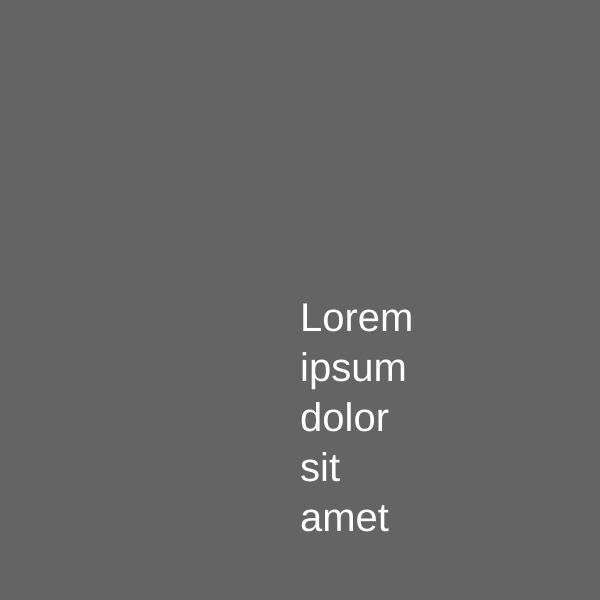
Frame 1 (no input)
Frame 60 (no input): blank canvas, image omitted
Frame 120 (the mouse pressed at the canvas centre since frame 60): blank canvas, image omitted

The p5.js sketch that drew this single still picture (run headless with seeded random() and noise() and a simulated clock; from frame 60 on, the mouse is pressed at the canvas centre):

// p5.js sketch
// ── sketch.js
function setup(){
      createCanvas(600, 600);
}

function draw(){
    background(100)
    fill(255)
    textSize(40)
    text("Lorem ipsum dolor sit amet", 300, 300, 40, 600)
    textAlign(RIGHT, BOTTOM)
}
